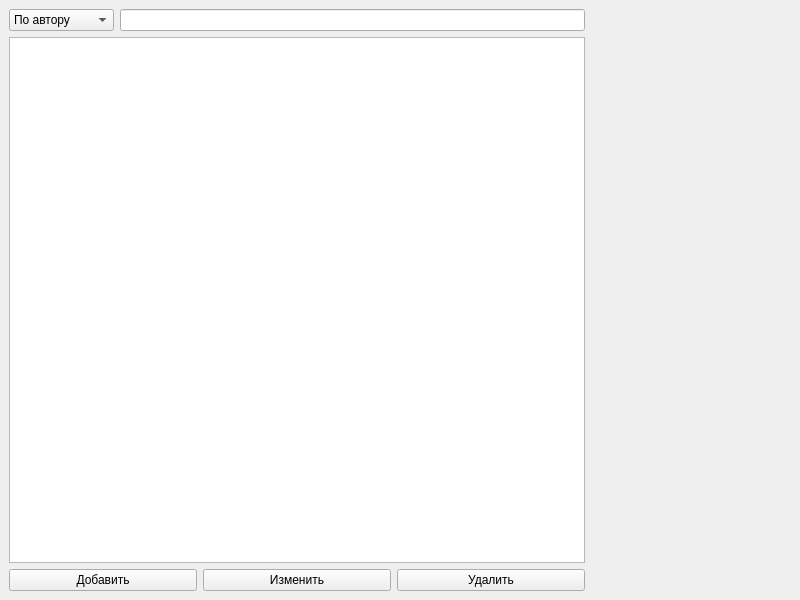
<?xml version="1.0" encoding="UTF-8"?>
<ui version="4.0">
 <class>MainWindow</class>
 <widget class="QMainWindow" name="MainWindow">
  <property name="geometry"><rect><x>0</x><y>0</y><width>800</width><height>600</height></rect></property>
  <widget class="QWidget" name="centralwidget">
   <layout class="QHBoxLayout" name="horizontalLayout_main">
    <item>
     <layout class="QVBoxLayout" name="verticalLayout">
      <item>
       <layout class="QHBoxLayout" name="horizontalLayout">
        <item>
         <widget class="QComboBox" name="search_cb">
          <item><property name="text"><string>По автору</string></property></item>
          <item><property name="text"><string>По названию</string></property></item>
         </widget>
        </item>
        <item><widget class="QLineEdit" name="search_edit"/></item>
       </layout>
      </item>
      <item><widget class="QTableWidget" name="tableWidget"><property name="selectionBehavior"><enum>QAbstractItemView::SelectRows</enum></property></widget></item>
      <item>
       <layout class="QHBoxLayout" name="horizontalLayout_2">
        <item><widget class="QPushButton" name="add_btn"><property name="text"><string>Добавить</string></property></widget></item>
        <item><widget class="QPushButton" name="edit_btn"><property name="text"><string>Изменить</string></property></widget></item>
        <item><widget class="QPushButton" name="del_btn"><property name="text"><string>Удалить</string></property></widget></item>
       </layout>
      </item>
     </layout>
    </item>
    <item><widget class="QLabel" name="img_label"><property name="minimumSize"><size><width>200</width><height>0</height></size></property><property name="scaledContents"><bool>true</bool></property></widget></item>
   </layout>
  </widget>
 </widget>
</ui>
